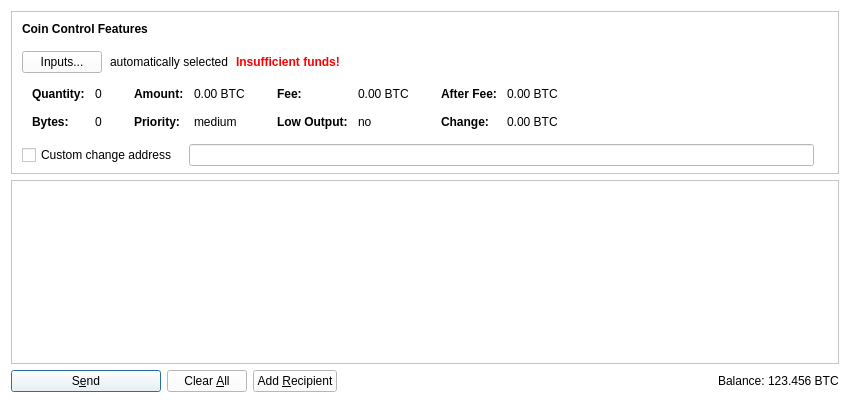
<?xml version="1.0" encoding="UTF-8"?>
<ui version="4.0">
 <class>SendCoinsDialog</class>
 <widget class="QDialog" name="SendCoinsDialog">
  <property name="geometry">
   <rect>
    <x>0</x>
    <y>0</y>
    <width>850</width>
    <height>400</height>
   </rect>
  </property>
  <property name="styleSheet">
   <string notr="true">background-color: #ffffff</string>
  </property>
  <property name="windowTitle">
   <string>Send Coins</string>
  </property>
  <layout class="QVBoxLayout" name="verticalLayout" stretch="0,1,0">
   <property name="bottomMargin">
    <number>8</number>
   </property>
   <item>
    <widget class="QFrame" name="frameCoinControl">
     <property name="sizePolicy">
      <sizepolicy hsizetype="Expanding" vsizetype="Expanding">
       <horstretch>0</horstretch>
       <verstretch>0</verstretch>
      </sizepolicy>
     </property>
     <property name="maximumSize">
      <size>
       <width>16777215</width>
       <height>16777215</height>
      </size>
     </property>
     <property name="frameShape">
      <enum>QFrame::StyledPanel</enum>
     </property>
     <property name="frameShadow">
      <enum>QFrame::Sunken</enum>
     </property>
     <layout class="QVBoxLayout" name="verticalLayoutCoinControl2">
      <property name="spacing">
       <number>0</number>
      </property>
      <property name="leftMargin">
       <number>0</number>
      </property>
      <property name="topMargin">
       <number>0</number>
      </property>
      <property name="rightMargin">
       <number>0</number>
      </property>
      <property name="bottomMargin">
       <number>6</number>
      </property>
      <item>
       <layout class="QVBoxLayout" name="verticalLayoutCoinControl" stretch="0,0,0,0,1">
        <property name="spacing">
         <number>0</number>
        </property>
        <property name="leftMargin">
         <number>10</number>
        </property>
        <property name="topMargin">
         <number>10</number>
        </property>
        <item>
         <layout class="QHBoxLayout" name="horizontalLayoutCoinControl1">
          <property name="bottomMargin">
           <number>15</number>
          </property>
          <item>
           <widget class="QLabel" name="labelCoinControlFeatures">
            <property name="sizePolicy">
             <sizepolicy hsizetype="Preferred" vsizetype="Maximum">
              <horstretch>0</horstretch>
              <verstretch>0</verstretch>
             </sizepolicy>
            </property>
            <property name="font">
             <font>
              <weight>75</weight>
              <bold>true</bold>
             </font>
            </property>
            <property name="styleSheet">
             <string notr="true">font-weight:bold;</string>
            </property>
            <property name="text">
             <string>Coin Control Features</string>
            </property>
           </widget>
          </item>
         </layout>
        </item>
        <item>
         <layout class="QHBoxLayout" name="horizontalLayoutCoinControl2" stretch="0,0,0,0">
          <property name="spacing">
           <number>8</number>
          </property>
          <property name="bottomMargin">
           <number>10</number>
          </property>
          <item>
           <widget class="QPushButton" name="pushButtonCoinControl">
            <property name="styleSheet">
             <string notr="true"/>
            </property>
            <property name="text">
             <string>Inputs...</string>
            </property>
           </widget>
          </item>
          <item>
           <widget class="QLabel" name="labelCoinControlAutomaticallySelected">
            <property name="text">
             <string>automatically selected</string>
            </property>
            <property name="margin">
             <number>5</number>
            </property>
           </widget>
          </item>
          <item>
           <widget class="QLabel" name="labelCoinControlInsuffFunds">
            <property name="font">
             <font>
              <weight>75</weight>
              <bold>true</bold>
             </font>
            </property>
            <property name="styleSheet">
             <string notr="true">color:red;font-weight:bold;</string>
            </property>
            <property name="text">
             <string>Insufficient funds!</string>
            </property>
            <property name="margin">
             <number>5</number>
            </property>
           </widget>
          </item>
          <item>
           <spacer name="horizontalSpacerCoinControl">
            <property name="orientation">
             <enum>Qt::Horizontal</enum>
            </property>
            <property name="sizeHint" stdset="0">
             <size>
              <width>40</width>
              <height>1</height>
             </size>
            </property>
           </spacer>
          </item>
         </layout>
        </item>
        <item>
         <widget class="QWidget" name="widgetCoinControl" native="true">
          <property name="sizePolicy">
           <sizepolicy hsizetype="Preferred" vsizetype="Preferred">
            <horstretch>0</horstretch>
            <verstretch>0</verstretch>
           </sizepolicy>
          </property>
          <property name="minimumSize">
           <size>
            <width>0</width>
            <height>0</height>
           </size>
          </property>
          <property name="styleSheet">
           <string notr="true"/>
          </property>
          <layout class="QHBoxLayout" name="horizontalLayoutCoinControl5">
           <property name="leftMargin">
            <number>0</number>
           </property>
           <property name="topMargin">
            <number>0</number>
           </property>
           <property name="rightMargin">
            <number>0</number>
           </property>
           <property name="bottomMargin">
            <number>0</number>
           </property>
           <item>
            <layout class="QHBoxLayout" name="horizontalLayoutCoinControl3" stretch="0,0,0,1">
             <property name="spacing">
              <number>20</number>
             </property>
             <property name="topMargin">
              <number>0</number>
             </property>
             <property name="bottomMargin">
              <number>10</number>
             </property>
             <item>
              <layout class="QFormLayout" name="formLayoutCoinControl1">
               <property name="horizontalSpacing">
                <number>10</number>
               </property>
               <property name="verticalSpacing">
                <number>14</number>
               </property>
               <property name="leftMargin">
                <number>10</number>
               </property>
               <property name="topMargin">
                <number>4</number>
               </property>
               <property name="rightMargin">
                <number>6</number>
               </property>
               <item row="0" column="0">
                <widget class="QLabel" name="labelCoinControlQuantityText">
                 <property name="font">
                  <font>
                   <weight>75</weight>
                   <bold>true</bold>
                  </font>
                 </property>
                 <property name="text">
                  <string>Quantity:</string>
                 </property>
                 <property name="margin">
                  <number>0</number>
                 </property>
                </widget>
               </item>
               <item row="0" column="1">
                <widget class="QLabel" name="labelCoinControlQuantity">
                 <property name="cursor">
                  <cursorShape>IBeamCursor</cursorShape>
                 </property>
                 <property name="contextMenuPolicy">
                  <enum>Qt::ActionsContextMenu</enum>
                 </property>
                 <property name="text">
                  <string notr="true">0</string>
                 </property>
                 <property name="margin">
                  <number>0</number>
                 </property>
                 <property name="textInteractionFlags">
                  <set>Qt::LinksAccessibleByMouse|Qt::TextSelectableByKeyboard|Qt::TextSelectableByMouse</set>
                 </property>
                </widget>
               </item>
               <item row="1" column="0">
                <widget class="QLabel" name="labelCoinControlBytesText">
                 <property name="font">
                  <font>
                   <weight>75</weight>
                   <bold>true</bold>
                  </font>
                 </property>
                 <property name="text">
                  <string>Bytes:</string>
                 </property>
                </widget>
               </item>
               <item row="1" column="1">
                <widget class="QLabel" name="labelCoinControlBytes">
                 <property name="cursor">
                  <cursorShape>IBeamCursor</cursorShape>
                 </property>
                 <property name="contextMenuPolicy">
                  <enum>Qt::ActionsContextMenu</enum>
                 </property>
                 <property name="text">
                  <string notr="true">0</string>
                 </property>
                 <property name="textInteractionFlags">
                  <set>Qt::LinksAccessibleByMouse|Qt::TextSelectableByKeyboard|Qt::TextSelectableByMouse</set>
                 </property>
                </widget>
               </item>
              </layout>
             </item>
             <item>
              <layout class="QFormLayout" name="formLayoutCoinControl2">
               <property name="horizontalSpacing">
                <number>10</number>
               </property>
               <property name="verticalSpacing">
                <number>14</number>
               </property>
               <property name="leftMargin">
                <number>6</number>
               </property>
               <property name="topMargin">
                <number>4</number>
               </property>
               <property name="rightMargin">
                <number>6</number>
               </property>
               <item row="0" column="0">
                <widget class="QLabel" name="labelCoinControlAmountText">
                 <property name="font">
                  <font>
                   <weight>75</weight>
                   <bold>true</bold>
                  </font>
                 </property>
                 <property name="text">
                  <string>Amount:</string>
                 </property>
                 <property name="margin">
                  <number>0</number>
                 </property>
                </widget>
               </item>
               <item row="0" column="1">
                <widget class="QLabel" name="labelCoinControlAmount">
                 <property name="cursor">
                  <cursorShape>IBeamCursor</cursorShape>
                 </property>
                 <property name="contextMenuPolicy">
                  <enum>Qt::ActionsContextMenu</enum>
                 </property>
                 <property name="text">
                  <string notr="true">0.00 BTC</string>
                 </property>
                 <property name="textInteractionFlags">
                  <set>Qt::LinksAccessibleByMouse|Qt::TextSelectableByKeyboard|Qt::TextSelectableByMouse</set>
                 </property>
                </widget>
               </item>
               <item row="1" column="0">
                <widget class="QLabel" name="labelCoinControlPriorityText">
                 <property name="font">
                  <font>
                   <weight>75</weight>
                   <bold>true</bold>
                  </font>
                 </property>
                 <property name="text">
                  <string>Priority:</string>
                 </property>
                </widget>
               </item>
               <item row="1" column="1">
                <widget class="QLabel" name="labelCoinControlPriority">
                 <property name="cursor">
                  <cursorShape>IBeamCursor</cursorShape>
                 </property>
                 <property name="contextMenuPolicy">
                  <enum>Qt::ActionsContextMenu</enum>
                 </property>
                 <property name="text">
                  <string notr="true">medium</string>
                 </property>
                 <property name="textInteractionFlags">
                  <set>Qt::LinksAccessibleByMouse|Qt::TextSelectableByKeyboard|Qt::TextSelectableByMouse</set>
                 </property>
                </widget>
               </item>
              </layout>
             </item>
             <item>
              <layout class="QFormLayout" name="formLayoutCoinControl3">
               <property name="horizontalSpacing">
                <number>10</number>
               </property>
               <property name="verticalSpacing">
                <number>14</number>
               </property>
               <property name="leftMargin">
                <number>6</number>
               </property>
               <property name="topMargin">
                <number>4</number>
               </property>
               <property name="rightMargin">
                <number>6</number>
               </property>
               <item row="0" column="0">
                <widget class="QLabel" name="labelCoinControlFeeText">
                 <property name="font">
                  <font>
                   <weight>75</weight>
                   <bold>true</bold>
                  </font>
                 </property>
                 <property name="text">
                  <string>Fee:</string>
                 </property>
                 <property name="margin">
                  <number>0</number>
                 </property>
                </widget>
               </item>
               <item row="0" column="1">
                <widget class="QLabel" name="labelCoinControlFee">
                 <property name="cursor">
                  <cursorShape>IBeamCursor</cursorShape>
                 </property>
                 <property name="contextMenuPolicy">
                  <enum>Qt::ActionsContextMenu</enum>
                 </property>
                 <property name="text">
                  <string notr="true">0.00 BTC</string>
                 </property>
                 <property name="textInteractionFlags">
                  <set>Qt::LinksAccessibleByMouse|Qt::TextSelectableByKeyboard|Qt::TextSelectableByMouse</set>
                 </property>
                </widget>
               </item>
               <item row="1" column="0">
                <widget class="QLabel" name="labelCoinControlLowOutputText">
                 <property name="font">
                  <font>
                   <weight>75</weight>
                   <bold>true</bold>
                  </font>
                 </property>
                 <property name="text">
                  <string>Low Output:</string>
                 </property>
                </widget>
               </item>
               <item row="1" column="1">
                <widget class="QLabel" name="labelCoinControlLowOutput">
                 <property name="cursor">
                  <cursorShape>IBeamCursor</cursorShape>
                 </property>
                 <property name="contextMenuPolicy">
                  <enum>Qt::ActionsContextMenu</enum>
                 </property>
                 <property name="text">
                  <string notr="true">no</string>
                 </property>
                 <property name="textInteractionFlags">
                  <set>Qt::LinksAccessibleByMouse|Qt::TextSelectableByKeyboard|Qt::TextSelectableByMouse</set>
                 </property>
                </widget>
               </item>
              </layout>
             </item>
             <item>
              <layout class="QFormLayout" name="formLayoutCoinControl4">
               <property name="horizontalSpacing">
                <number>10</number>
               </property>
               <property name="verticalSpacing">
                <number>14</number>
               </property>
               <property name="leftMargin">
                <number>6</number>
               </property>
               <property name="topMargin">
                <number>4</number>
               </property>
               <property name="rightMargin">
                <number>6</number>
               </property>
               <item row="0" column="0">
                <widget class="QLabel" name="labelCoinControlAfterFeeText">
                 <property name="font">
                  <font>
                   <weight>75</weight>
                   <bold>true</bold>
                  </font>
                 </property>
                 <property name="text">
                  <string>After Fee:</string>
                 </property>
                 <property name="margin">
                  <number>0</number>
                 </property>
                </widget>
               </item>
               <item row="0" column="1">
                <widget class="QLabel" name="labelCoinControlAfterFee">
                 <property name="cursor">
                  <cursorShape>IBeamCursor</cursorShape>
                 </property>
                 <property name="contextMenuPolicy">
                  <enum>Qt::ActionsContextMenu</enum>
                 </property>
                 <property name="text">
                  <string notr="true">0.00 BTC</string>
                 </property>
                 <property name="textInteractionFlags">
                  <set>Qt::LinksAccessibleByMouse|Qt::TextSelectableByKeyboard|Qt::TextSelectableByMouse</set>
                 </property>
                </widget>
               </item>
               <item row="1" column="0">
                <widget class="QLabel" name="labelCoinControlChangeText">
                 <property name="font">
                  <font>
                   <weight>75</weight>
                   <bold>true</bold>
                  </font>
                 </property>
                 <property name="text">
                  <string>Change:</string>
                 </property>
                </widget>
               </item>
               <item row="1" column="1">
                <widget class="QLabel" name="labelCoinControlChange">
                 <property name="cursor">
                  <cursorShape>IBeamCursor</cursorShape>
                 </property>
                 <property name="contextMenuPolicy">
                  <enum>Qt::ActionsContextMenu</enum>
                 </property>
                 <property name="text">
                  <string notr="true">0.00 BTC</string>
                 </property>
                 <property name="textInteractionFlags">
                  <set>Qt::LinksAccessibleByMouse|Qt::TextSelectableByKeyboard|Qt::TextSelectableByMouse</set>
                 </property>
                </widget>
               </item>
              </layout>
             </item>
            </layout>
           </item>
          </layout>
         </widget>
        </item>
        <item>
         <layout class="QHBoxLayout" name="horizontalLayoutCoinControl4" stretch="0,0,0">
          <property name="spacing">
           <number>12</number>
          </property>
          <property name="sizeConstraint">
           <enum>QLayout::SetDefaultConstraint</enum>
          </property>
          <property name="topMargin">
           <number>5</number>
          </property>
          <property name="rightMargin">
           <number>5</number>
          </property>
          <item>
           <widget class="QCheckBox" name="checkBoxCoinControlChange">
            <property name="toolTip">
             <string>If this is activated, but the change address is empty or invalid, change will be sent to a newly generated address.</string>
            </property>
            <property name="text">
             <string>Custom change address</string>
            </property>
           </widget>
          </item>
          <item>
           <widget class="QValidatedLineEdit" name="lineEditCoinControlChange">
            <property name="enabled">
             <bool>false</bool>
            </property>
            <property name="sizePolicy">
             <sizepolicy hsizetype="Expanding" vsizetype="Fixed">
              <horstretch>0</horstretch>
              <verstretch>0</verstretch>
             </sizepolicy>
            </property>
           </widget>
          </item>
          <item>
           <widget class="QLabel" name="labelCoinControlChangeLabel">
            <property name="sizePolicy">
             <sizepolicy hsizetype="Preferred" vsizetype="Expanding">
              <horstretch>0</horstretch>
              <verstretch>0</verstretch>
             </sizepolicy>
            </property>
            <property name="minimumSize">
             <size>
              <width>0</width>
              <height>0</height>
             </size>
            </property>
            <property name="text">
             <string/>
            </property>
            <property name="margin">
             <number>3</number>
            </property>
           </widget>
          </item>
         </layout>
        </item>
        <item>
         <spacer name="verticalSpacerCoinControl">
          <property name="orientation">
           <enum>Qt::Vertical</enum>
          </property>
          <property name="sizeHint" stdset="0">
           <size>
            <width>800</width>
            <height>1</height>
           </size>
          </property>
         </spacer>
        </item>
       </layout>
      </item>
     </layout>
    </widget>
   </item>
   <item>
    <widget class="QScrollArea" name="scrollArea">
     <property name="widgetResizable">
      <bool>true</bool>
     </property>
     <widget class="QWidget" name="scrollAreaWidgetContents">
      <property name="geometry">
       <rect>
        <x>0</x>
        <y>0</y>
        <width>830</width>
        <height>178</height>
       </rect>
      </property>
      <layout class="QVBoxLayout" name="verticalLayout_2" stretch="0,1">
       <property name="leftMargin">
        <number>0</number>
       </property>
       <property name="topMargin">
        <number>0</number>
       </property>
       <property name="rightMargin">
        <number>0</number>
       </property>
       <property name="bottomMargin">
        <number>0</number>
       </property>
       <item>
        <layout class="QVBoxLayout" name="entries">
         <property name="spacing">
          <number>6</number>
         </property>
        </layout>
       </item>
       <item>
        <spacer name="verticalSpacer">
         <property name="orientation">
          <enum>Qt::Vertical</enum>
         </property>
         <property name="sizeHint" stdset="0">
          <size>
           <width>20</width>
           <height>40</height>
          </size>
         </property>
        </spacer>
       </item>
      </layout>
     </widget>
    </widget>
   </item>
   <item>
    <layout class="QHBoxLayout" name="horizontalLayout">
     <item>
      <widget class="QPushButton" name="sendButton">
       <property name="minimumSize">
        <size>
         <width>150</width>
         <height>0</height>
        </size>
       </property>
       <property name="toolTip">
        <string>Confirm the send action</string>
       </property>
       <property name="text">
        <string>S&amp;end</string>
       </property>
       <property name="icon">
        <iconset resource="../bitcoin.qrc">
         <normaloff>:/icons/send</normaloff>:/icons/send</iconset>
       </property>
       <property name="default">
        <bool>true</bool>
       </property>
      </widget>
     </item>
     <item>
      <widget class="QPushButton" name="clearButton">
       <property name="sizePolicy">
        <sizepolicy hsizetype="Minimum" vsizetype="Fixed">
         <horstretch>0</horstretch>
         <verstretch>0</verstretch>
        </sizepolicy>
       </property>
       <property name="toolTip">
        <string>Clear all fields of the form.</string>
       </property>
       <property name="text">
        <string>Clear &amp;All</string>
       </property>
       <property name="icon">
        <iconset resource="../bitcoin.qrc">
         <normaloff>:/icons/remove</normaloff>:/icons/remove</iconset>
       </property>
       <property name="autoRepeatDelay">
        <number>300</number>
       </property>
       <property name="autoDefault">
        <bool>false</bool>
       </property>
      </widget>
     </item>
     <item>
      <widget class="QPushButton" name="addButton">
       <property name="toolTip">
        <string>Send to multiple recipients at once</string>
       </property>
       <property name="text">
        <string>Add &amp;Recipient</string>
       </property>
       <property name="icon">
        <iconset resource="../bitcoin.qrc">
         <normaloff>:/icons/add</normaloff>:/icons/add</iconset>
       </property>
       <property name="autoDefault">
        <bool>false</bool>
       </property>
      </widget>
     </item>
     <item>
      <spacer name="horizontalSpacer">
       <property name="orientation">
        <enum>Qt::Horizontal</enum>
       </property>
       <property name="sizeHint" stdset="0">
        <size>
         <width>40</width>
         <height>20</height>
        </size>
       </property>
      </spacer>
     </item>
     <item>
      <layout class="QHBoxLayout" name="horizontalLayout_2">
       <property name="spacing">
        <number>3</number>
       </property>
       <item>
        <widget class="QLabel" name="label">
         <property name="sizePolicy">
          <sizepolicy hsizetype="Preferred" vsizetype="Fixed">
           <horstretch>0</horstretch>
           <verstretch>0</verstretch>
          </sizepolicy>
         </property>
         <property name="text">
          <string>Balance:</string>
         </property>
        </widget>
       </item>
       <item>
        <widget class="QLabel" name="labelBalance">
         <property name="sizePolicy">
          <sizepolicy hsizetype="Preferred" vsizetype="Fixed">
           <horstretch>0</horstretch>
           <verstretch>0</verstretch>
          </sizepolicy>
         </property>
         <property name="cursor">
          <cursorShape>IBeamCursor</cursorShape>
         </property>
         <property name="text">
          <string notr="true">123.456 BTC</string>
         </property>
         <property name="textInteractionFlags">
          <set>Qt::LinksAccessibleByMouse|Qt::TextSelectableByKeyboard|Qt::TextSelectableByMouse</set>
         </property>
        </widget>
       </item>
      </layout>
     </item>
    </layout>
   </item>
  </layout>
 </widget>
 <customwidgets>
  <customwidget>
   <class>QValidatedLineEdit</class>
   <extends>QLineEdit</extends>
   <header>qvalidatedlineedit.h</header>
  </customwidget>
 </customwidgets>
 <resources>
  <include location="../bitcoin.qrc"/>
 </resources>
 <connections/>
</ui>
